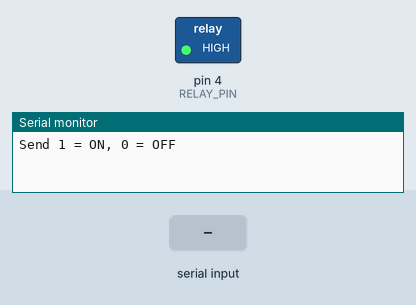
This sketch was run on a simulated Arduino Uno, built with avr-gcc and run on an emulated ATmega328P. Parts: switched loads named in the sketch (green lamp = pin HIGH), the last lines printed to the serial monitor. Inputs (shaded band) come from the test bench.

Above: at 1.2 s.
1.3 s: "1" received over Serial
At 2.5 s:
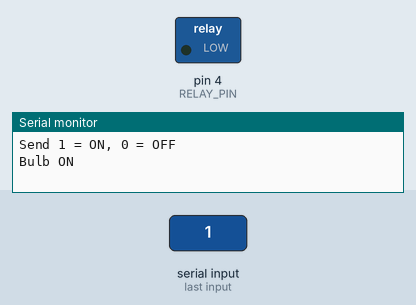
2.8 s: "0" received over Serial
At 3.7 s:
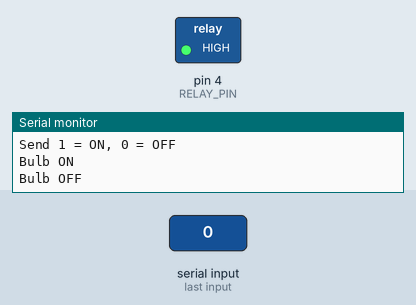
Timing chart, 0 to 5.8 s (numbered marks = the images above; inputs shaded):
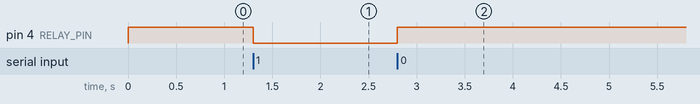

The sketch:

bluetooth_relay.ino
```cpp
/*  EXP 07 - HC-05 Bluetooth relay control (Arduino Uno)
    WIRING
      HC-05 VCC -> 5V ; HC-05 GND -> GND
      HC-05 TXD -> D0
      D1 -> 1k -> junction ; junction -> 2.2k -> GND ; junction -> HC-05 RXD   (5V to 3.3V divider)
      Relay VCC -> 5V ; GND -> GND ; IN1 -> D4
      Lamp supply -> relay COM ; relay NO -> lamp -> supply return   (low-voltage lamp only)
    STEPS
      1. Unplug HC-05 TXD and RXD from D0/D1 (they share the USB serial line).
      2. Wire as above, plug the Uno into the PC with USB.
      3. Arduino IDE: File > Open this .ino. Tools > Board > Arduino Uno. Tools > Port > your Uno.
      4. Click Upload (right-arrow).
      5. Plug HC-05 TXD/RXD back in. On the phone: pair with HC-05 (PIN 1234 or 0000), open 'Arduino Bluetooth Controller'.
      6. Send 1: relay on. Send 0: relay off.
    NOTE
      Relay clicks the wrong way? Swap RELAY_ON and RELAY_OFF at the top of the file.
*/
#define RELAY_ON  LOW
#define RELAY_OFF HIGH
const int RELAY_PIN = 4;

void setup() {
  pinMode(RELAY_PIN, OUTPUT);
  digitalWrite(RELAY_PIN, RELAY_OFF);            // off after reset
  Serial.begin(9600);                            // HC-05 data mode baud
  Serial.println("Send 1 = ON, 0 = OFF");
}

void loop() {
  if (Serial.available() > 0) {
    char c = Serial.read();
    if (c == '1')      { digitalWrite(RELAY_PIN, RELAY_ON);  Serial.println("Bulb ON"); }
    else if (c == '0') { digitalWrite(RELAY_PIN, RELAY_OFF); Serial.println("Bulb OFF"); }
  }
}
```

Measured:
- after the input at 1.3 s, pin 4 (RELAY_PIN): HIGH → LOW at once
- after the input at 2.8 s, pin 4 (RELAY_PIN): LOW → HIGH at once
